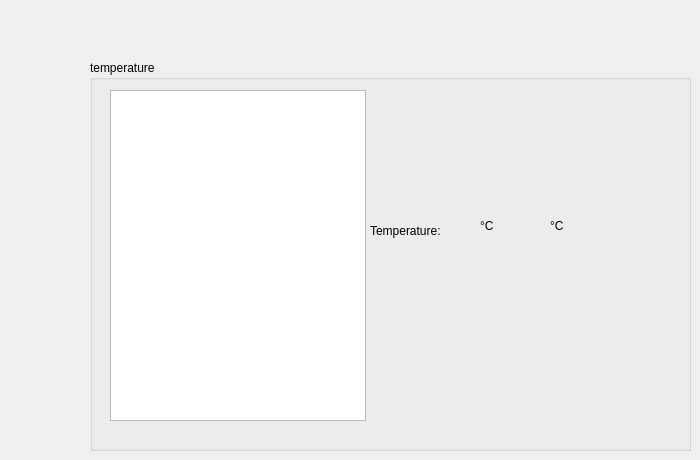
    <widget class="QWidget" name="tab_2">
     <attribute name="title">
      <string>temperature</string>
     </attribute>
     <widget class="QGroupBox" name="groupBox">
      <property name="geometry">
       <rect>
        <x>90</x>
        <y>60</y>
        <width>601</width>
        <height>391</height>
       </rect>
      </property>
      <property name="title">
       <string>temperature</string>
      </property>
      <widget class="QLabel" name="label">
       <property name="geometry">
        <rect>
         <x>280</x>
         <y>150</y>
         <width>101</width>
         <height>41</height>
        </rect>
       </property>
       <property name="text">
        <string>Temperature:</string>
       </property>
      </widget>
      <widget class="QLabel" name="label_2">
       <property name="geometry">
        <rect>
         <x>460</x>
         <y>140</y>
         <width>56</width>
         <height>51</height>
        </rect>
       </property>
       <property name="styleSheet">
        <string notr="true">font: 22pt &quot;MS Shell Dlg 2&quot;;</string>
       </property>
       <property name="text">
        <string>°C</string>
       </property>
      </widget>
      <widget class="QTableView" name="tableView">
       <property name="geometry">
        <rect>
         <x>20</x>
         <y>30</y>
         <width>256</width>
         <height>331</height>
        </rect>
       </property>
      </widget>
      <widget class="QLabel" name="label_temperature">
       <property name="geometry">
        <rect>
         <x>390</x>
         <y>140</y>
         <width>56</width>
         <height>51</height>
        </rect>
       </property>
       <property name="styleSheet">
        <string notr="true">font: 22pt &quot;MS Shell Dlg 2&quot;;</string>
       </property>
       <property name="text">
        <string>°C</string>
       </property>
      </widget>
     </widget>
    </widget>
